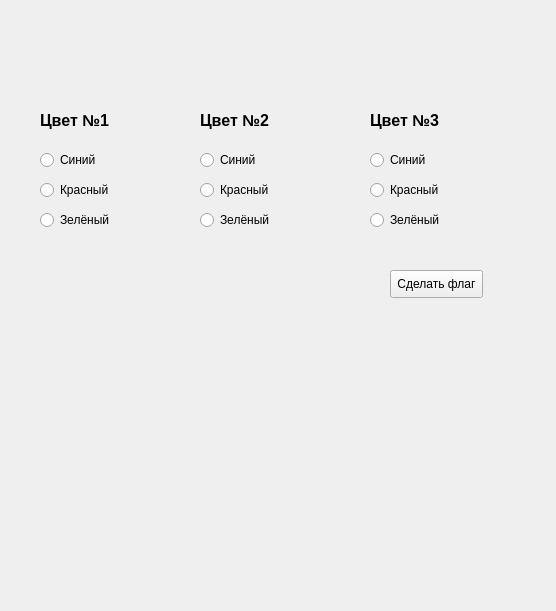
<?xml version="1.0" encoding="UTF-8"?>
<ui version="4.0">
 <class>mainWindow</class>
 <widget class="QMainWindow" name="mainWindow">
  <property name="geometry">
   <rect>
    <x>0</x>
    <y>0</y>
    <width>556</width>
    <height>611</height>
   </rect>
  </property>
  <property name="windowTitle">
   <string>Текстовый флаг</string>
  </property>
  <widget class="QWidget" name="centralwidget">
   <widget class="QRadioButton" name="radioButton">
    <property name="geometry">
     <rect>
      <x>40</x>
      <y>150</y>
      <width>95</width>
      <height>20</height>
     </rect>
    </property>
    <property name="text">
     <string>Синий</string>
    </property>
    <attribute name="buttonGroup">
     <string notr="true">buttonGroup</string>
    </attribute>
   </widget>
   <widget class="QRadioButton" name="radioButton_2">
    <property name="geometry">
     <rect>
      <x>40</x>
      <y>180</y>
      <width>95</width>
      <height>20</height>
     </rect>
    </property>
    <property name="text">
     <string>Красный</string>
    </property>
    <attribute name="buttonGroup">
     <string notr="true">buttonGroup</string>
    </attribute>
   </widget>
   <widget class="QRadioButton" name="radioButton_3">
    <property name="geometry">
     <rect>
      <x>40</x>
      <y>210</y>
      <width>95</width>
      <height>20</height>
     </rect>
    </property>
    <property name="text">
     <string>Зелёный</string>
    </property>
    <attribute name="buttonGroup">
     <string notr="true">buttonGroup</string>
    </attribute>
   </widget>
   <widget class="QLabel" name="label">
    <property name="geometry">
     <rect>
      <x>40</x>
      <y>90</y>
      <width>101</width>
      <height>61</height>
     </rect>
    </property>
    <property name="font">
     <font>
      <pointsize>12</pointsize>
      <weight>75</weight>
      <bold>true</bold>
     </font>
    </property>
    <property name="text">
     <string>Цвет №1</string>
    </property>
    <property name="textInteractionFlags">
     <set>Qt::LinksAccessibleByMouse</set>
    </property>
   </widget>
   <widget class="QRadioButton" name="radioButton_4">
    <property name="geometry">
     <rect>
      <x>200</x>
      <y>210</y>
      <width>95</width>
      <height>20</height>
     </rect>
    </property>
    <property name="text">
     <string>Зелёный</string>
    </property>
    <attribute name="buttonGroup">
     <string notr="true">buttonGroup_2</string>
    </attribute>
   </widget>
   <widget class="QRadioButton" name="radioButton_5">
    <property name="geometry">
     <rect>
      <x>200</x>
      <y>150</y>
      <width>95</width>
      <height>20</height>
     </rect>
    </property>
    <property name="text">
     <string>Синий</string>
    </property>
    <attribute name="buttonGroup">
     <string notr="true">buttonGroup_2</string>
    </attribute>
   </widget>
   <widget class="QRadioButton" name="radioButton_6">
    <property name="geometry">
     <rect>
      <x>200</x>
      <y>180</y>
      <width>95</width>
      <height>20</height>
     </rect>
    </property>
    <property name="text">
     <string>Красный</string>
    </property>
    <attribute name="buttonGroup">
     <string notr="true">buttonGroup_2</string>
    </attribute>
   </widget>
   <widget class="QLabel" name="label_2">
    <property name="geometry">
     <rect>
      <x>200</x>
      <y>90</y>
      <width>111</width>
      <height>61</height>
     </rect>
    </property>
    <property name="font">
     <font>
      <pointsize>12</pointsize>
      <weight>75</weight>
      <bold>true</bold>
     </font>
    </property>
    <property name="text">
     <string>Цвет №2</string>
    </property>
    <property name="textInteractionFlags">
     <set>Qt::LinksAccessibleByMouse</set>
    </property>
   </widget>
   <widget class="QRadioButton" name="radioButton_7">
    <property name="geometry">
     <rect>
      <x>370</x>
      <y>210</y>
      <width>95</width>
      <height>20</height>
     </rect>
    </property>
    <property name="text">
     <string>Зелёный</string>
    </property>
    <attribute name="buttonGroup">
     <string notr="true">buttonGroup_3</string>
    </attribute>
   </widget>
   <widget class="QRadioButton" name="radioButton_8">
    <property name="geometry">
     <rect>
      <x>370</x>
      <y>150</y>
      <width>95</width>
      <height>20</height>
     </rect>
    </property>
    <property name="text">
     <string>Синий</string>
    </property>
    <attribute name="buttonGroup">
     <string notr="true">buttonGroup_3</string>
    </attribute>
   </widget>
   <widget class="QRadioButton" name="radioButton_9">
    <property name="geometry">
     <rect>
      <x>370</x>
      <y>180</y>
      <width>95</width>
      <height>20</height>
     </rect>
    </property>
    <property name="text">
     <string>Красный</string>
    </property>
    <attribute name="buttonGroup">
     <string notr="true">buttonGroup_3</string>
    </attribute>
   </widget>
   <widget class="QLabel" name="label_3">
    <property name="geometry">
     <rect>
      <x>370</x>
      <y>90</y>
      <width>111</width>
      <height>61</height>
     </rect>
    </property>
    <property name="font">
     <font>
      <pointsize>12</pointsize>
      <weight>75</weight>
      <bold>true</bold>
     </font>
    </property>
    <property name="text">
     <string>Цвет №3</string>
    </property>
    <property name="textInteractionFlags">
     <set>Qt::LinksAccessibleByMouse</set>
    </property>
   </widget>
   <widget class="QPushButton" name="pushButton">
    <property name="geometry">
     <rect>
      <x>390</x>
      <y>270</y>
      <width>93</width>
      <height>28</height>
     </rect>
    </property>
    <property name="text">
     <string>Сделать флаг</string>
    </property>
   </widget>
   <widget class="QLabel" name="label_4">
    <property name="geometry">
     <rect>
      <x>40</x>
      <y>350</y>
      <width>241</width>
      <height>51</height>
     </rect>
    </property>
    <property name="text">
     <string/>
    </property>
   </widget>
  </widget>
 </widget>
 <resources/>
 <connections/>
 <buttongroups>
  <buttongroup name="buttonGroup_3"/>
  <buttongroup name="buttonGroup"/>
  <buttongroup name="buttonGroup_2"/>
 </buttongroups>
</ui>
